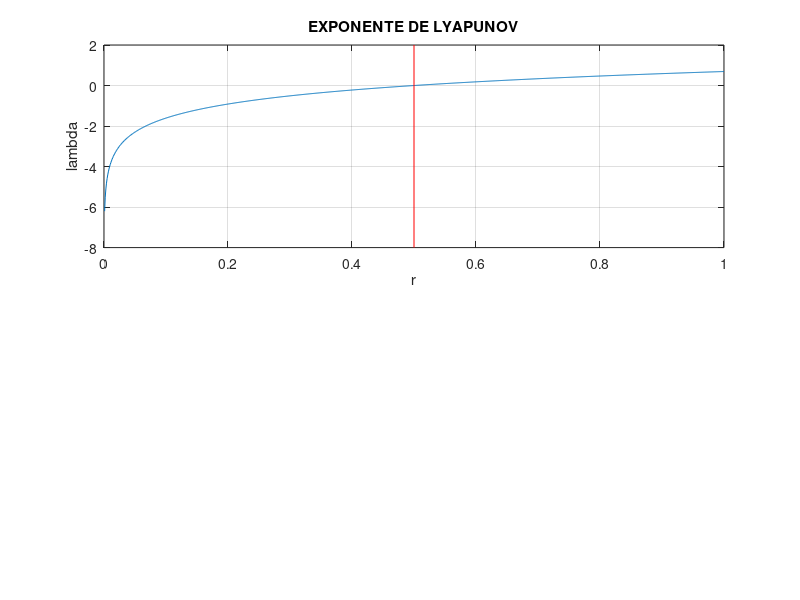

This chart was generated by the following MATLAB code: (Note: this script raises an error after producing the figure.)
%Ejercicio 8
%Tienda de campaña
%f = 2rx 	0<x<0.5
%f = 2r(1-x)	0.5<=x<1

%f' = |2r|

%%% a) Exponente de Lyapunov

%disp('Para un r positivo')

n = 500;
x0 = 0.1;

ri=0; 
ro=1;

L=[];
j=1;
lambda = 0;

for  r = ri:0.001:ro

	for i = 1:n-1
	y1 = 2*r; %-2*r;

	y = 2*r*x0;  %2*r*(1-x0);
	lambda = lambda + log(abs(y1));
	
	x0 = y;

	endfor

lambda = lambda/n;
L(j) = lambda;
j=j+1;
lambda = 0;
endfor


subplot(211)
r = ri:0.001:ro;
%valor del parametro r frente exponente
plot(r,L);
hold on
plot([0.5;0.5],[-8,2],'r');
title('EXPONENTE DE LYAPUNOV');
xlabel('r');
ylabel('lambda');
grid;
hold off


'Tenemos que la derivada de la funcion f(x) respecto a x es 2r para 0<x<0.5 y -2r para 0.5<x<1. Luego para analizar lambda (de cuyo valor depende si el sistema es sensible o no a condiciones iniciales) metemos el sumatorio del valor absoluto de ambas derivadas que es 2r n veces y por tanto al multiplicarlo por 1/n queda que lambda es log|2r|. Lambda será positiva para valores mayores de 0.5 de r y negativa para valores de r menores de 0.5. Por tanto para valores mayores de 0.5 el sistema sera sensible a condiciones iniciales y por tanto caótico.'


%%% b) Diagrama de Feigenbaum

n = 1000;
m = 100;
x0 = rand(1);
% Caso 1

r1 = 0.001;
r2 = 0.999;

r = linspace (r1,r2,n);
z1 = zeros(m,n);

for k = 1:n
% Creamos una ristra de 1000 valores correspondientes a cada iteracion
	x = tienda(r(k), x0, n); 

% cogemos la columna k de ceros y los igualamos a los valores desde 901 a 1000 de la ec logistica
	z1(:,k) = x(n-m+1:n); 

% representamos las ultimas 100 iteraciones
end
% Realizamos este proceso para todo r
subplot(212)
plot(r,z1,'b.');
title('DIAGRAMA DE FEIGENBAUM');
xlabel('r');
ylabel('x,puntos ciclicos');


